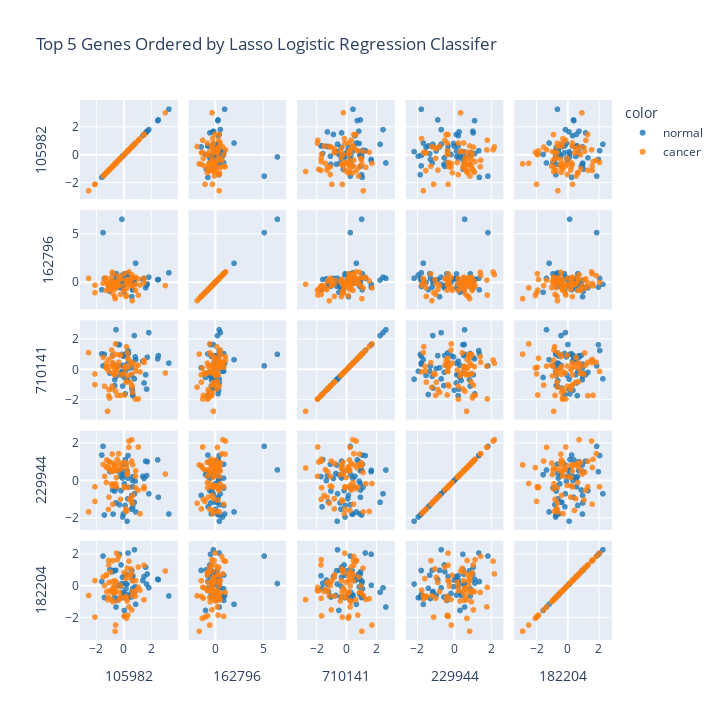

The code cell stored with this chart in its notebook:
### Markdown cell above
# 6. Results Comparison

### Code cell
top_5_lasso = data[gene_importance_lasso.head(5).index]

fig = px.scatter_matrix(
    top_5_lasso,
    color=Y['label'],
    color_discrete_sequence=px.colors.qualitative.D3,
    opacity=0.8,
    dimensions=top_5_lasso.columns,
    title='Top 5 Genes Ordered by Lasso Logistic Regression Classifer',
    width=720,
    height=720
)
fig.update_traces(diagonal_visible=True)
fig.show()
